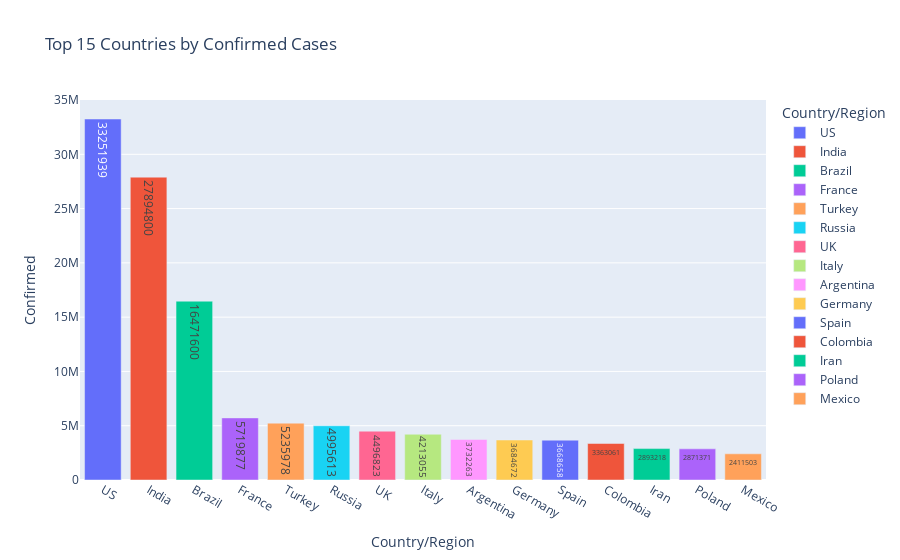
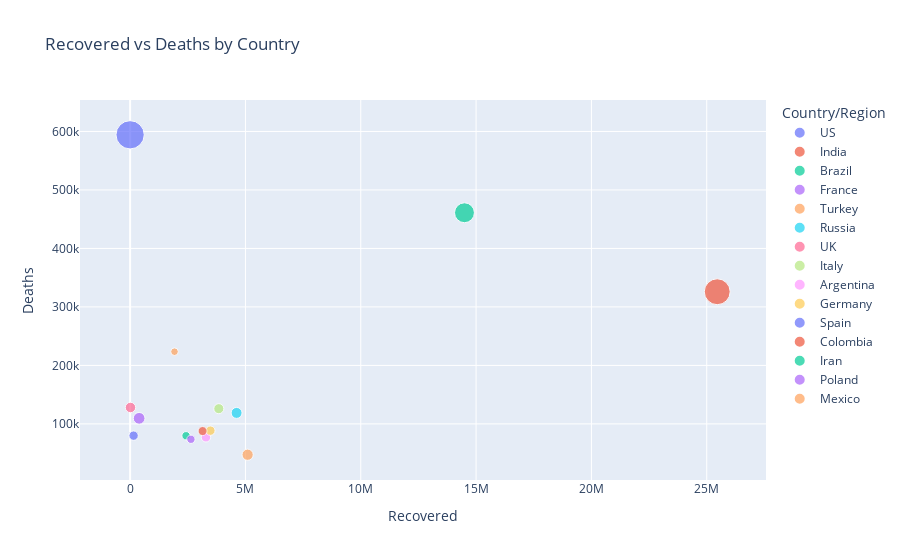

The cell these charts' notebook holds for them, in order:
### Code cell
# COVID-19 Global EDA - Full Updated Version

## 1. Import Libraries
import pandas as pd
import numpy as np
import matplotlib.pyplot as plt
import seaborn as sns
import plotly.express as px

pd.set_option('display.max_columns', None)
sns.set(style="whitegrid")

## 2. Load Dataset
df = pd.read_csv('../data/covid_19_data.csv')

# Convert date column and fix errors
df['ObservationDate'] = pd.to_datetime(df['ObservationDate'], errors='coerce')
df = df.dropna(subset=['ObservationDate'])

## 3. Basic Info
print(df.info())
print(df.describe())

## 4. Missing Values
print("Missing values per column:")
print(df.isnull().sum())

## 5. Overview
print("Unique countries:", df['Country/Region'].nunique())
print("Date range:", df['ObservationDate'].min(), "to", df['ObservationDate'].max())

## 6. Global Trends Over Time
daily = df.groupby('ObservationDate')[['Confirmed', 'Deaths', 'Recovered']].sum().reset_index()

plt.figure(figsize=(12, 6))
plt.plot(daily['ObservationDate'], daily['Confirmed'], label='Confirmed')
plt.plot(daily['ObservationDate'], daily['Deaths'], label='Deaths')
plt.plot(daily['ObservationDate'], daily['Recovered'], label='Recovered')
plt.legend()
plt.title('Global COVID-19 Trends Over Time')
plt.xlabel('Date')
plt.ylabel('Count')
plt.xticks(rotation=45)
plt.tight_layout()
plt.show()

## 7. Top Countries by Confirmed Cases
latest_date = df['ObservationDate'].max()
latest = df[df['ObservationDate'] == latest_date]

country_total = latest.groupby('Country/Region')[['Confirmed', 'Deaths', 'Recovered']].sum()
top_countries = country_total.sort_values(by='Confirmed', ascending=False).head(15)

fig = px.bar(top_countries.reset_index(), x='Country/Region', y='Confirmed', color='Country/Region',
             title='Top 15 Countries by Confirmed Cases', text='Confirmed')
fig.show()

## 8. Recovery vs Death Scatter Plot
fig = px.scatter(top_countries.reset_index(), 
                 x='Recovered', y='Deaths', 
                 color='Country/Region', size='Confirmed',
                 title='Recovered vs Deaths by Country')
fig.show()

## 9. Correlation Heatmap
corr = df[['Confirmed', 'Deaths', 'Recovered']].corr()
sns.heatmap(corr, annot=True, cmap='coolwarm')
plt.title('Correlation Between COVID-19 Metrics')
plt.show()

## 10. Insights (To be added manually in notebook markdown)
# - Most confirmed cases are from countries X, Y, Z
# - Recovery rate was increasing steadily from mid-2020
# - Death rate remained relatively low compared to confirmed cases
# - Strong positive correlation between confirmed and recovered cases
# - Slight data anomalies in recovered column (spikes, drops)

### Figure 1 — Plotly figure (JSON) as saved in the notebook; plotly's stock layout.template omitted (floating-point values rounded to 4 significant figures)
{"data": [{"hovertemplate": "Country/Region=%{x}<br>Confirmed=%{text}<extra></extra>", "legendgroup": "US", "marker": {"color": "#636efa", "pattern": {"shape": ""}}, "name": "US", "orientation": "v", "showlegend": true, "text": [33250000.0], "textposition": "auto", "type": "bar", "x": ["US"], "xaxis": "x", "y": [33250000.0], "yaxis": "y"}, {"hovertemplate": "Country/Region=%{x}<br>Confirmed=%{text}<extra></extra>", "legendgroup": "India", "marker": {"color": "#EF553B", "pattern": {"shape": ""}}, "name": "India", "orientation": "v", "showlegend": true, "text": [27890000.0], "textposition": "auto", "type": "bar", "x": ["India"], "xaxis": "x", "y": [27890000.0], "yaxis": "y"}, {"hovertemplate": "Country/Region=%{x}<br>Confirmed=%{text}<extra></extra>", "legendgroup": "Brazil", "marker": {"color": "#00cc96", "pattern": {"shape": ""}}, "name": "Brazil", "orientation": "v", "showlegend": true, "text": [16470000.0], "textposition": "auto", "type": "bar", "x": ["Brazil"], "xaxis": "x", "y": [16470000.0], "yaxis": "y"}, {"hovertemplate": "Country/Region=%{x}<br>Confirmed=%{text}<extra></extra>", "legendgroup": "France", "marker": {"color": "#ab63fa", "pattern": {"shape": ""}}, "name": "France", "orientation": "v", "showlegend": true, "text": [5720000.0], "textposition": "auto", "type": "bar", "x": ["France"], "xaxis": "x", "y": [5720000.0], "yaxis": "y"}, {"hovertemplate": "Country/Region=%{x}<br>Confirmed=%{text}<extra></extra>", "legendgroup": "Turkey", "marker": {"color": "#FFA15A", "pattern": {"shape": ""}}, "name": "Turkey", "orientation": "v", "showlegend": true, "text": [5236000.0], "textposition": "auto", "type": "bar", "x": ["Turkey"], "xaxis": "x", "y": [5236000.0], "yaxis": "y"}, {"hovertemplate": "Country/Region=%{x}<br>Confirmed=%{text}<extra></extra>", "legendgroup": "Russia", "marker": {"color": "#19d3f3", "pattern": {"shape": ""}}, "name": "Russia", "orientation": "v", "showlegend": true, "text": [4996000.0], "textposition": "auto", "type": "bar", "x": ["Russia"], "xaxis": "x", "y": [4996000.0], "yaxis": "y"}, {"hovertemplate": "Country/Region=%{x}<br>Confirmed=%{text}<extra></extra>", "legendgroup": "UK", "marker": {"color": "#FF6692", "pattern": {"shape": ""}}, "name": "UK", "orientation": "v", "showlegend": true, "text": [4497000.0], "textposition": "auto", "type": "bar", "x": ["UK"], "xaxis": "x", "y": [4497000.0], "yaxis": "y"}, {"hovertemplate": "Country/Region=%{x}<br>Confirmed=%{text}<extra></extra>", "legendgroup": "Italy", "marker": {"color": "#B6E880", "pattern": {"shape": ""}}, "name": "Italy", "orientation": "v", "showlegend": true, "text": [4213000.0], "textposition": "auto", "type": "bar", "x": ["Italy"], "xaxis": "x", "y": [4213000.0], "yaxis": "y"}, {"hovertemplate": "Country/Region=%{x}<br>Confirmed=%{text}<extra></extra>", "legendgroup": "Argentina", "marker": {"color": "#FF97FF", "pattern": {"shape": ""}}, "name": "Argentina", "orientation": "v", "showlegend": true, "text": [3732000.0], "textposition": "auto", "type": "bar", "x": ["Argentina"], "xaxis": "x", "y": [3732000.0], "yaxis": "y"}, {"hovertemplate": "Country/Region=%{x}<br>Confirmed=%{text}<extra></extra>", "legendgroup": "Germany", "marker": {"color": "#FECB52", "pattern": {"shape": ""}}, "name": "Germany", "orientation": "v", "showlegend": true, "text": [3685000.0], "textposition": "auto", "type": "bar", "x": ["Germany"], "xaxis": "x", "y": [3685000.0], "yaxis": "y"}, {"hovertemplate": "Country/Region=%{x}<br>Confirmed=%{text}<extra></extra>", "legendgroup": "Spain", "marker": {"color": "#636efa", "pattern": {"shape": ""}}, "name": "Spain", "orientation": "v", "showlegend": true, "text": [3669000.0], "textposition": "auto", "type": "bar", "x": ["Spain"], "xaxis": "x", "y": [3669000.0], "yaxis": "y"}, {"hovertemplate": "Country/Region=%{x}<br>Confirmed=%{text}<extra></extra>", "legendgroup": "Colombia", "marker": {"color": "#EF553B", "pattern": {"shape": ""}}, "name": "Colombia", "orientation": "v", "showlegend": true, "text": [3363000.0], "textposition": "auto", "type": "bar", "x": ["Colombia"], "xaxis": "x", "y": [3363000.0], "yaxis": "y"}, {"hovertemplate": "Country/Region=%{x}<br>Confirmed=%{text}<extra></extra>", "legendgroup": "Iran", "marker": {"color": "#00cc96", "pattern": {"shape": ""}}, "name": "Iran", "orientation": "v", "showlegend": true, "text": [2893000.0], "textposition": "auto", "type": "bar", "x": ["Iran"], "xaxis": "x", "y": [2893000.0], "yaxis": "y"}, {"hovertemplate": "Country/Region=%{x}<br>Confirmed=%{text}<extra></extra>", "legendgroup": "Poland", "marker": {"color": "#ab63fa", "pattern": {"shape": ""}}, "name": "Poland", "orientation": "v", "showlegend": true, "text": [2871000.0], "textposition": "auto", "type": "bar", "x": ["Poland"], "xaxis": "x", "y": [2871000.0], "yaxis": "y"}, {"hovertemplate": "Country/Region=%{x}<br>Confirmed=%{text}<extra></extra>", "legendgroup": "Mexico", "marker": {"color": "#FFA15A", "pattern": {"shape": ""}}, "name": "Mexico", "orientation": "v", "showlegend": true, "text": [2412000.0], "textposition": "auto", "type": "bar", "x": ["Mexico"], "xaxis": "x", "y": [2412000.0], "yaxis": "y"}], "layout": {"barmode": "relative", "legend": {"title": {"text": "Country/Region"}, "tracegroupgap": 0}, "title": {"text": "Top 15 Countries by Confirmed Cases"}, "xaxis": {"anchor": "y", "categoryarray": ["US", "India", "Brazil", "France", "Turkey", "Russia", "UK", "Italy", "Argentina", "Germany", "Spain", "Colombia", "Iran", "Poland", "Mexico"], "categoryorder": "array", "domain": [0, 1], "title": {"text": "Country/Region"}}, "yaxis": {"anchor": "x", "domain": [0, 1], "title": {"text": "Confirmed"}}}}

### Figure 2 — Plotly figure (JSON) as saved in the notebook; plotly's stock layout.template omitted (floating-point values rounded to 4 significant figures)
{"data": [{"hovertemplate": "Country/Region=US<br>Recovered=%{x}<br>Deaths=%{y}<br>Confirmed=%{marker.size}<extra></extra>", "legendgroup": "US", "marker": {"color": "#636efa", "size": [33250000.0], "sizemode": "area", "sizeref": 83130.0, "symbol": "circle"}, "mode": "markers", "name": "US", "orientation": "v", "showlegend": true, "type": "scatter", "x": [0.0], "xaxis": "x", "y": [594300.0], "yaxis": "y"}, {"hovertemplate": "Country/Region=India<br>Recovered=%{x}<br>Deaths=%{y}<br>Confirmed=%{marker.size}<extra></extra>", "legendgroup": "India", "marker": {"color": "#EF553B", "size": [27890000.0], "sizemode": "area", "sizeref": 83130.0, "symbol": "circle"}, "mode": "markers", "name": "India", "orientation": "v", "showlegend": true, "type": "scatter", "x": [25450000.0], "xaxis": "x", "y": [326000.0], "yaxis": "y"}, {"hovertemplate": "Country/Region=Brazil<br>Recovered=%{x}<br>Deaths=%{y}<br>Confirmed=%{marker.size}<extra></extra>", "legendgroup": "Brazil", "marker": {"color": "#00cc96", "size": [16470000.0], "sizemode": "area", "sizeref": 83130.0, "symbol": "circle"}, "mode": "markers", "name": "Brazil", "orientation": "v", "showlegend": true, "type": "scatter", "x": [14500000.0], "xaxis": "x", "y": [461100.0], "yaxis": "y"}, {"hovertemplate": "Country/Region=France<br>Recovered=%{x}<br>Deaths=%{y}<br>Confirmed=%{marker.size}<extra></extra>", "legendgroup": "France", "marker": {"color": "#ab63fa", "size": [5720000.0], "sizemode": "area", "sizeref": 83130.0, "symbol": "circle"}, "mode": "markers", "name": "France", "orientation": "v", "showlegend": true, "type": "scatter", "x": [390900.0], "xaxis": "x", "y": [109500.0], "yaxis": "y"}, {"hovertemplate": "Country/Region=Turkey<br>Recovered=%{x}<br>Deaths=%{y}<br>Confirmed=%{marker.size}<extra></extra>", "legendgroup": "Turkey", "marker": {"color": "#FFA15A", "size": [5236000.0], "sizemode": "area", "sizeref": 83130.0, "symbol": "circle"}, "mode": "markers", "name": "Turkey", "orientation": "v", "showlegend": true, "type": "scatter", "x": [5094000.0], "xaxis": "x", "y": [47270.0], "yaxis": "y"}, {"hovertemplate": "Country/Region=Russia<br>Recovered=%{x}<br>Deaths=%{y}<br>Confirmed=%{marker.size}<extra></extra>", "legendgroup": "Russia", "marker": {"color": "#19d3f3", "size": [4996000.0], "sizemode": "area", "sizeref": 83130.0, "symbol": "circle"}, "mode": "markers", "name": "Russia", "orientation": "v", "showlegend": true, "type": "scatter", "x": [4616000.0], "xaxis": "x", "y": [118800.0], "yaxis": "y"}, {"hovertemplate": "Country/Region=UK<br>Recovered=%{x}<br>Deaths=%{y}<br>Confirmed=%{marker.size}<extra></extra>", "legendgroup": "UK", "marker": {"color": "#FF6692", "size": [4497000.0], "sizemode": "area", "sizeref": 83130.0, "symbol": "circle"}, "mode": "markers", "name": "UK", "orientation": "v", "showlegend": true, "type": "scatter", "x": [15480.0], "xaxis": "x", "y": [128000.0], "yaxis": "y"}, {"hovertemplate": "Country/Region=Italy<br>Recovered=%{x}<br>Deaths=%{y}<br>Confirmed=%{marker.size}<extra></extra>", "legendgroup": "Italy", "marker": {"color": "#B6E880", "size": [4213000.0], "sizemode": "area", "sizeref": 83130.0, "symbol": "circle"}, "mode": "markers", "name": "Italy", "orientation": "v", "showlegend": true, "type": "scatter", "x": [3845000.0], "xaxis": "x", "y": [126000.0], "yaxis": "y"}, {"hovertemplate": "Country/Region=Argentina<br>Recovered=%{x}<br>Deaths=%{y}<br>Confirmed=%{marker.size}<extra></extra>", "legendgroup": "Argentina", "marker": {"color": "#FF97FF", "size": [3732000.0], "sizemode": "area", "sizeref": 83130.0, "symbol": "circle"}, "mode": "markers", "name": "Argentina", "orientation": "v", "showlegend": true, "type": "scatter", "x": [3288000.0], "xaxis": "x", "y": [77110.0], "yaxis": "y"}, {"hovertemplate": "Country/Region=Germany<br>Recovered=%{x}<br>Deaths=%{y}<br>Confirmed=%{marker.size}<extra></extra>", "legendgroup": "Germany", "marker": {"color": "#FECB52", "size": [3685000.0], "sizemode": "area", "sizeref": 83130.0, "symbol": "circle"}, "mode": "markers", "name": "Germany", "orientation": "v", "showlegend": true, "type": "scatter", "x": [3480000.0], "xaxis": "x", "y": [88410.0], "yaxis": "y"}, {"hovertemplate": "Country/Region=Spain<br>Recovered=%{x}<br>Deaths=%{y}<br>Confirmed=%{marker.size}<extra></extra>", "legendgroup": "Spain", "marker": {"color": "#636efa", "size": [3669000.0], "sizemode": "area", "sizeref": 83130.0, "symbol": "circle"}, "mode": "markers", "name": "Spain", "orientation": "v", "showlegend": true, "type": "scatter", "x": [150400.0], "xaxis": "x", "y": [79900.0], "yaxis": "y"}, {"hovertemplate": "Country/Region=Colombia<br>Recovered=%{x}<br>Deaths=%{y}<br>Confirmed=%{marker.size}<extra></extra>", "legendgroup": "Colombia", "marker": {"color": "#EF553B", "size": [3363000.0], "sizemode": "area", "sizeref": 83130.0, "symbol": "circle"}, "mode": "markers", "name": "Colombia", "orientation": "v", "showlegend": true, "type": "scatter", "x": [3142000.0], "xaxis": "x", "y": [87750.0], "yaxis": "y"}, {"hovertemplate": "Country/Region=Iran<br>Recovered=%{x}<br>Deaths=%{y}<br>Confirmed=%{marker.size}<extra></extra>", "legendgroup": "Iran", "marker": {"color": "#00cc96", "size": [2893000.0], "sizemode": "area", "sizeref": 83130.0, "symbol": "circle"}, "mode": "markers", "name": "Iran", "orientation": "v", "showlegend": true, "type": "scatter", "x": [2425000.0], "xaxis": "x", "y": [79740.0], "yaxis": "y"}, {"hovertemplate": "Country/Region=Poland<br>Recovered=%{x}<br>Deaths=%{y}<br>Confirmed=%{marker.size}<extra></extra>", "legendgroup": "Poland", "marker": {"color": "#ab63fa", "size": [2871000.0], "sizemode": "area", "sizeref": 83130.0, "symbol": "circle"}, "mode": "markers", "name": "Poland", "orientation": "v", "showlegend": true, "type": "scatter", "x": [2637000.0], "xaxis": "x", "y": [73680.0], "yaxis": "y"}, {"hovertemplate": "Country/Region=Mexico<br>Recovered=%{x}<br>Deaths=%{y}<br>Confirmed=%{marker.size}<extra></extra>", "legendgroup": "Mexico", "marker": {"color": "#FFA15A", "size": [2412000.0], "sizemode": "area", "sizeref": 83130.0, "symbol": "circle"}, "mode": "markers", "name": "Mexico", "orientation": "v", "showlegend": true, "type": "scatter", "x": [1925000.0], "xaxis": "x", "y": [223500.0], "yaxis": "y"}], "layout": {"legend": {"itemsizing": "constant", "title": {"text": "Country/Region"}, "tracegroupgap": 0}, "title": {"text": "Recovered vs Deaths by Country"}, "xaxis": {"anchor": "y", "domain": [0, 1], "title": {"text": "Recovered"}}, "yaxis": {"anchor": "x", "domain": [0, 1], "title": {"text": "Deaths"}}}}
